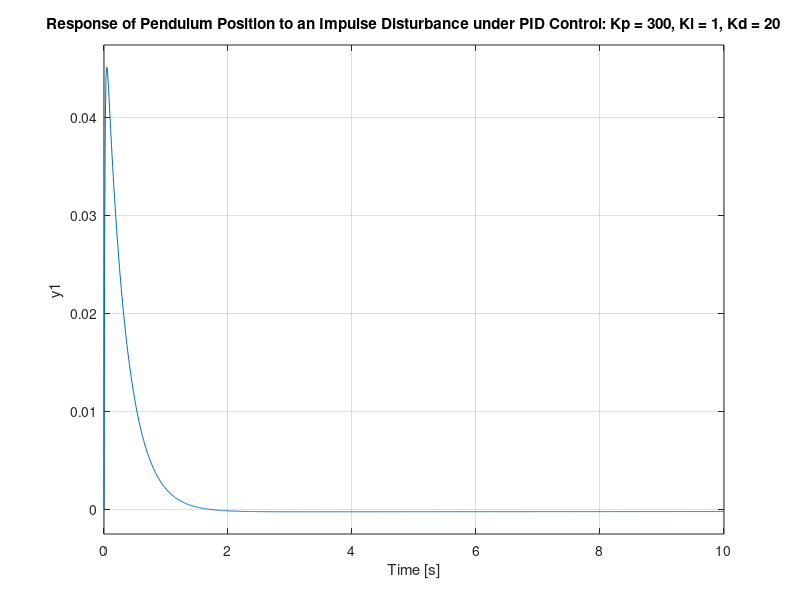
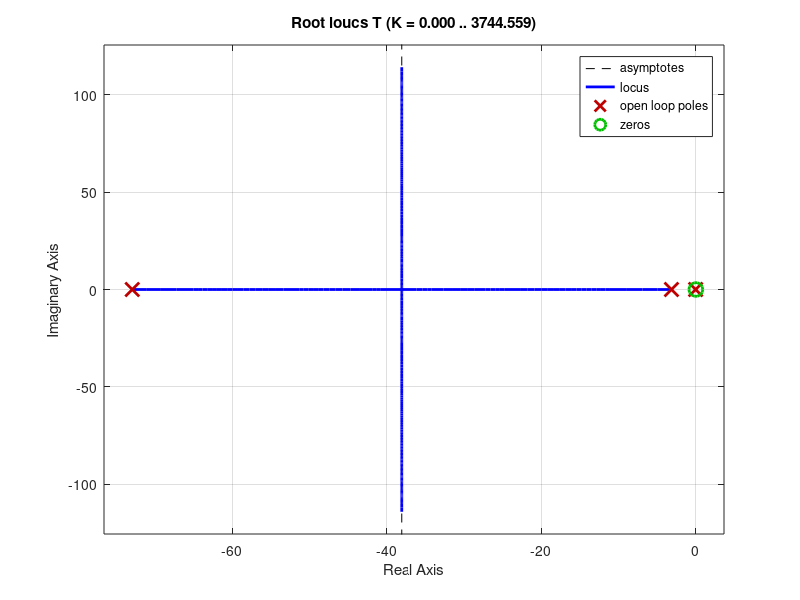
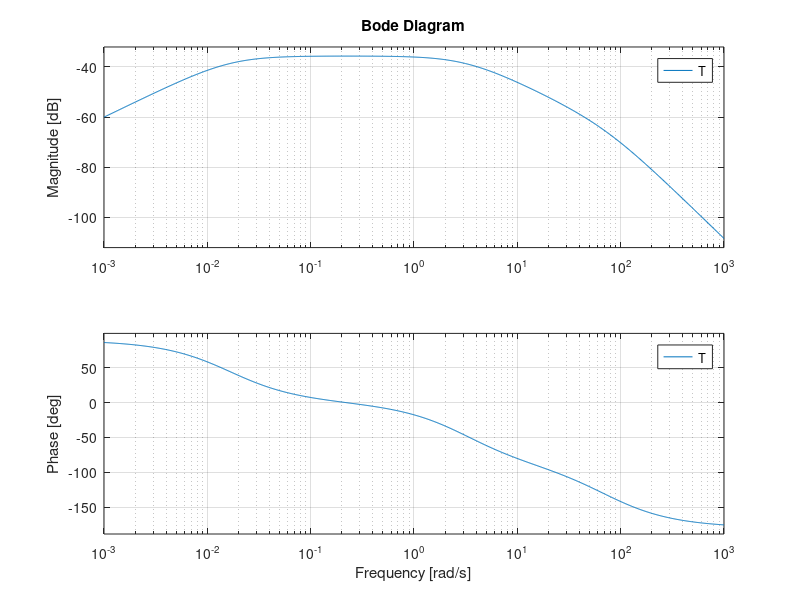

Source code (MATLAB) for these figures, in order:
%% PID Controller Design

% Define the plant and its parameters
M = 0.623;          % Mass of pendulum in kg
m = 0.035;          % Mass of wheels in kg
L = 0.2075;         % Length of pendulum in meters
r = 0.021;          % Radius of the wheel in meters
g = 9.8;            % Gravitational force = 9.8 m/sec^2

Pend = tf([2*L*r*(M+m)],[m*L^2 0 -4*m*g])

% Define the PID Controller
Kp = 1;
Ki = 1;
Kd = 1;
C = pid(Kp,Ki,Kd);      % The PID controller

T = feedback(Pend,C); % The closed loop transfer function for the entire system

%% Simulate the Impulse Response

t= 0:0.01:10;
impulse(T,t)
title('Response of Pendulum Position to an Impulse Disturbance under PID Control: Kp = 1, Ki = 1, Kd = 1')

%% Try with Kp = 300 and Kd = 20
Kp = 300;
Kd = 20;
C = pid(Kp,Ki,Kd);     

T = feedback(Pend,C)
impulse(T,t)
title('Response of Pendulum Position to an Impulse Disturbance under PID Control: Kp = 300, Ki = 1, Kd = 20')

%% Find poles and zeros of system

[num den] = tfdata(T,'v');

[z p k] = tf2zp([[num]], [[den]])
figure(2)
rlocus(T)
figure(3)
bode(T)
C
